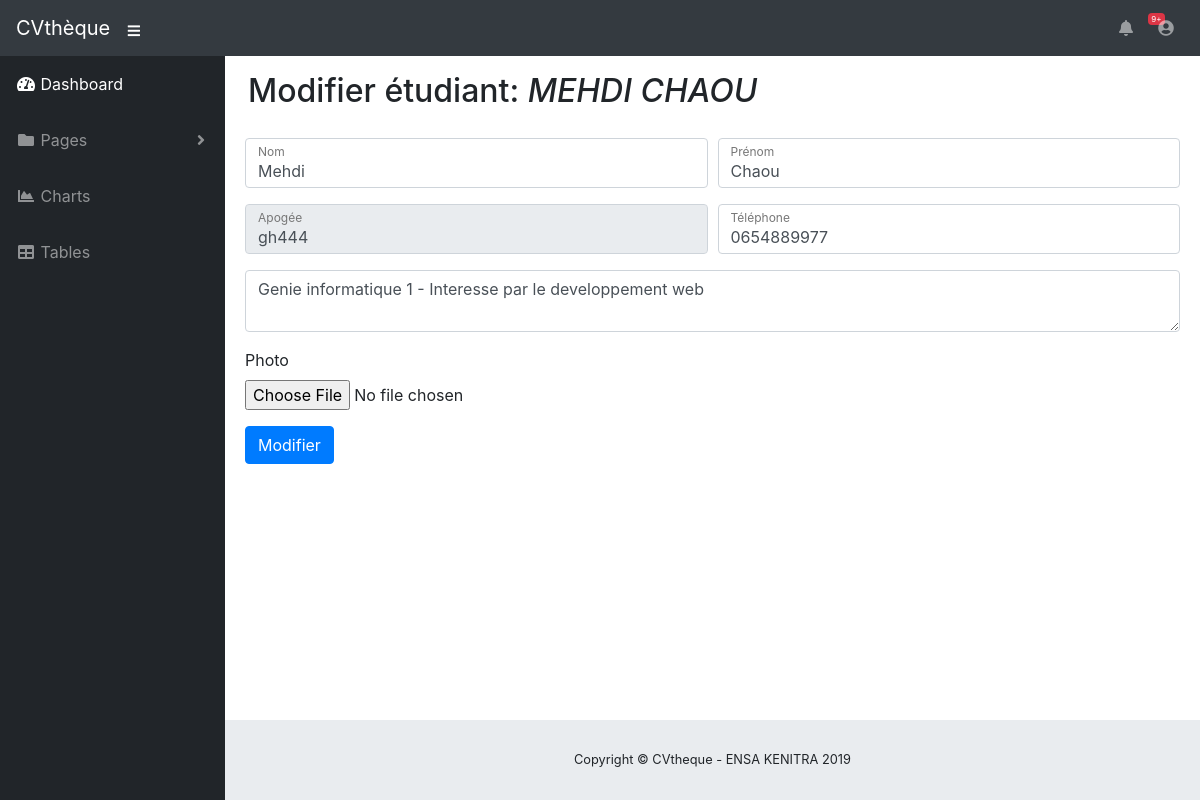
The app's page /admin/modifierEtudiant.php?idEtudiant=1 with its own data.
### tables this page shows
CREATE TABLE `etudiants` (
  `id` int(11) NOT NULL,
  `numero_apogee` varchar(255) NOT NULL,
  `nom` varchar(60) NOT NULL,
  `prenom` varchar(60) NOT NULL,
  `phone` varchar(30) NOT NULL,
  `email` varchar(255) NOT NULL,
  `description` varchar(255) NOT NULL,
  `image` varchar(255) DEFAULT NULL
);

### sources/lib.php (called while the page is built, shortened)
<?php
function infoEtudiant($id,$conn){
  $selectEtudiant = $conn->prepare("SELECT * FROM etudiants WHERE id=:id limit 1");
  $selectEtudiant->bindParam(':id',$id);
  $selectEtudiant->execute();
  if($selectEtudiant && $selectEtudiant->rowCount() > 0){
    return $selectEtudiant;
  }
}
 ?>

### admin/modifierEtudiant.php (the view, shortened to what this page needs)
  <?php
  require '../config/dbConnection.php';
  require '../sources/lib.php';
  if (isset($_GET['idEtudiant'])){
    $e = infoEtudiant($_GET['idEtudiant'],$conn)->fetch();
}
  else{
    header("Location: listerEtudiants.php");
  }
   ?>
<!DOCTYPE html>
<html lang="en">
<head>
  <?php require('../includes/styles.php'); ?>
</head>
<body id="page-top">
  <?php   require('../includes/topnav.php'); ?>
  <div id="wrapper">
    <?php   require('../includes/sidenav.php'); ?>
    <div id="content-wrapper">
      <div id="container-fluid">
        <div class="col-12 ml-2">
          <h2>Modifier étudiant: <i><?= strtoupper($e['nom'] . " " . $e['prenom'])?></i></h2>
        </div>
        <?php   require('../includes/footer.php'); ?>
        <div class="card-body">
        <form method="POST" enctype="multipart/form-data">
          <div class="form-group">
            <div class="form-row">
              <div class="col-md-6">
                <div class="form-label-group">
                  <input type="text"  name="nom" id="nom" class="form-control" value="<?= $e['nom'] ?>" required="required" autofocus="autofocus">
                  <label for="nom">Nom </label>
                </div>
              </div>
              <div class="col-md-6">
                <div class="form-label-group">
                  <input type="text"  name="prenom" id="prenom" class="form-control" value="<?= $e['prenom'] ?>" required="required" autofocus="autofocus">
                  <label for="prenom">Prénom</label>
                </div>
              </div>
            </div>
          </div>
          <div class="form-group">
            <div class="form-row">
              <div class="col-6">
                <div class="form-label-group">
                  <input type="text" id="apogee" name="apogee" class="form-control"  value="<?= $e['numero_apogee'] ?>" disabled></textarea>
                  <label for="apogee">Apogée</label>
                </div>
              </div>
              <div class="col-6">
                <div class="form-label-group">
                  <input  type="text" id="phone" name="phone" class="form-control"  value="<?= $e['phone'] ?>" required="required"></textarea>
                  <label for="phone">Téléphone</label>
                </div>
              </div>
            </div>
          </div>
          <div class="form-group">
            <div class="form-row">
              <div class="col-12">
                <div class="form-label-group">
                  <textarea  name="description" id="description" class="form-control"><?= $e['description'] ?></textarea>
                </div>
              </div>
            </div>
          </div>
          <div class="form-group">
            <label for="photo">Photo</label>
            <input type="file" class="form-control-file" id="photo" name="photo">
          </div>
          <button type="submit" name="submit" class="btn btn-primary">Modifier</button>
        </form>
      </div>
      </div>
    </div>
  </div>
</body>
</html>

### sources/css/sb-admin.css (style rules this page uses)
html { position: relative; min-height: 100%; }
body { height: 100%; }
#wrapper { display: -webkit-box; display: -ms-flexbox; display: flex; }
#wrapper #content-wrapper { overflow-x: hidden; width: 100%; padding-top: 1rem; padding-bottom: 80px; }
:root { --input-padding-x: 0.75rem; --input-padding-y: 0.75rem; }
.form-label-group { position: relative; }
.form-label-group > input, .form-label-group > label { padding: var(--input-padding-y) var(--input-padding-x); height: auto; }
.form-label-group > label { position: absolute; top: 0; left: 0; display: block; width: 100%; margin-bottom: 0; line-height: 1.5; color: #495057; border: 1px solid transparent; border-radius: 0.25rem; -webkit-transition: all 0.1s ease-in-out; transition: all 0.1s ease-in-out; }
.form-label-group input::placeholder { color: transparent; }
.form-label-group input:not(:placeholder-shown) { padding-top: calc(var(--input-padding-y) + var(--input-padding-y) * (2 / 3)); padding-bottom: calc(var(--input-padding-y) / 3); }
.form-label-group input:not(:placeholder-shown) ~ label { padding-top: calc(var(--input-padding-y) / 3); padding-bottom: calc(var(--input-padding-y) / 3); font-size: 12px; color: #777; }

### records on screen
etudiants: nom+prenom "MEHDI CHAOU", nom "Mehdi", prenom "Chaou", apogee "gh444", phone "0654889977", description "Genie informatique 1 - Interesse par le developpement web"
